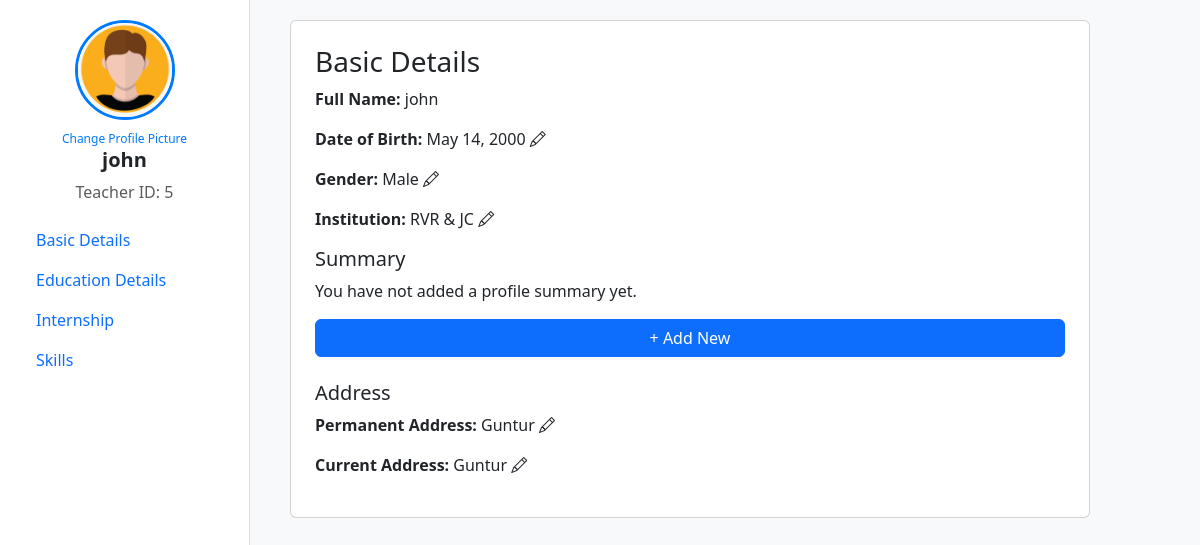
/profile/ (signed in), run on an earlier commit of the app's database.
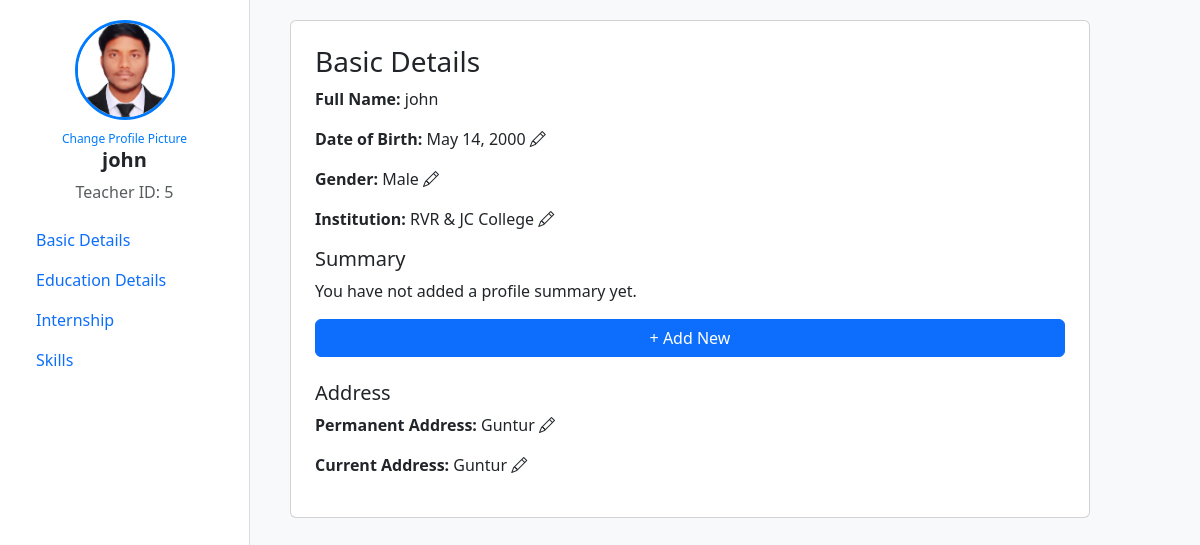
And on a later commit of the database.
### lms/models.py (models this page shows, shortened)
class Teacher(models.Model):
    user = models.OneToOneField(User, on_delete=models.CASCADE)
    username = models.CharField(max_length=150, unique=True)
    email = models.EmailField(unique=True, null=True, blank=True)
    password = models.CharField(max_length=128,null=True, blank=True)
    role_type = models.CharField(max_length=10, default="teacher")
    profile_picture = models.ImageField(upload_to='profile_pics/', default='default.jpg')
    dob = models.DateField(null=True, blank=True)
    gender = models.CharField(max_length=10, choices=[("Male", "Male"), ("Female", "Female")],default="Male")
    college = models.CharField(max_length=200, null=True, blank=True)
    permanent_address = models.TextField(null=True, blank=True)
    current_address = models.TextField(null=True, blank=True)
    summary = models.TextField(null=True, blank=True)

### lms/views.py (the view, shortened to what this page needs)
# urls.py: path("profile/", profile_view, name="profile"),
@login_required
def profile_view(request):
    student = getattr(request.user, 'student', None)
    teacher = getattr(request.user, 'teacher', None)
    if not (student or teacher):
        return redirect('dashboard')
    user_profile = student if student else teacher
    is_student = student is not None
    is_teacher = teacher is not None
    education_list = Education.objects.filter(student=student) if is_student else Education.objects.filter(teacher=teacher)
    internship_list = Internship.objects.filter(student=student) if is_student else Internship.objects.filter(teacher=teacher)
    skills_list = Skill.objects.filter(student=student) if is_student else Skill.objects.filter(teacher=teacher)
    return render(request, 'profile.html', {
        'user_profile': user_profile,
        'is_student': is_student,
        'is_teacher': is_teacher,
        'education_list': education_list,
        'internship_list': internship_list,
        'skills_list': skills_list,
    })

### lms/templates/profile.html (shortened to what this page needs)
{% load static %}
<!DOCTYPE html>
<html lang="en">
<head>
        <link rel="stylesheet" href="https://cdn.jsdelivr.net/npm/bootstrap-icons/font/bootstrap-icons.css">
<link href="https://cdn.jsdelivr.net/npm/bootstrap@5.3.0/dist/css/bootstrap.min.css" rel="stylesheet">
</head>
<body>
    <div class="container-fluid">
        <div class="row">
            <div class="sidebar">
                <div class="profile-header">
                    <form id="upload-form" enctype="multipart/form-data">
                        <label for="profile-upload">
                            <img id="profile-img" src="{{ user_profile.profile_picture.url }}" alt="Profile Picture" class="profile-picture">
                        </label>
                        <span class="upload-btn">Change Profile Picture</span>
                    </form>
                    <h5><strong>{{ user_profile.username }}</strong></h5>
                    {% if is_student %}
                        <p class="text-muted">Student ID: {{ user_profile.id }}</p>
                    {% elif is_teacher %}
                        <p class="text-muted">Teacher ID: {{ user_profile.id }}</p>
                    {% endif %}
                </div>
                <nav class="nav flex-column">
                    <a class="nav-link" onclick="showSection('basic-details')">Basic Details</a>
                    <a class="nav-link" onclick="showSection('education-details')">Education Details</a>
                    <a class="nav-link" onclick="showSection('internship-work')">Internship</a>
                    <a class="nav-link" onclick="showSection('skills')">Skills</a>
                </nav>
            </div>
<div class="main-content">
    <div class="details-card card p-4" id="basic-details">
        <h3>Basic Details</h3>
        <p><strong>Full Name:</strong> {{ user_profile.username }}</p>
        <p>
            <strong>Date of Birth:</strong>
            <span id="dob">{{ user_profile.dob }}</span>
            <span class="edit-btn" onclick="editField('dob')">
                <i class="bi bi-pencil"></i>
            </span>
        </p>
        <p>
            <strong>Gender:</strong>
            <span id="gender">{{ user_profile.gender }}</span>
            <span class="edit-btn" onclick="editField('gender')">
                <i class="bi bi-pencil"></i>
            </span>
        </p>
        <p>
            <strong>{% if is_student %}College:{% elif is_teacher %}Institution:{% endif %}</strong>
            <span id="college">{{ user_profile.college }}</span>
            <span class="edit-btn" onclick="editField('college')">
                <i class="bi bi-pencil"></i>
            </span>
        </p>
        <h5>Summary</h5>
        <p id="summary-text">{{ user_profile.summary|default:"You have not added a profile summary yet." }}</p>
        <button class="btn btn-primary" onclick="addSummary()">+ Add New</button>
        <h5 class="mt-4">Address</h5>
        <p>
            <strong>Permanent Address:</strong>
            <span id="permanent_address">{{ user_profile.permanent_address }}</span>
            <span class="edit-btn" onclick="editField('permanent_address')">
                <i class="bi bi-pencil"></i>
            </span>
        </p>
        <p>
            <strong>Current Address:</strong>
            <span id="current_address">{{ user_profile.current_address }}</span>
            <span class="edit-btn" onclick="editField('current_address')">
                <i class="bi bi-pencil"></i>
            </span>
        </p>
    </div>
            </div>
        </div>
    </div>
</body>
</html>

### lms/templates/profile.html (style rules this page uses)
body { background-color: #f8f9fa; }
.sidebar { width: 250px; height: 100vh; background: white; padding: 20px; border-right: 1px solid #ddd; position: fixed; left: 0; top: 0; bottom: 0; overflow-y: auto; }
.profile-picture { width: 100px; height: 100px; border-radius: 50%; object-fit: cover; border: 3px solid #007bff; }
.upload-btn { display: block; margin-top: 10px; text-align: center; font-size: 12px; color: #007bff; cursor: pointer; }
.profile-header { text-align: center; }
.main-content { margin-left: 270px; padding: 20px; width: calc(100% - 270px); }
.details-card { width: 100%; max-width: 800px; }

What changed in the data, as far as the page shows it:
changed Teacher "john": profile_picture: a different picture; college "RVR & JC" → "RVR & JC College"
